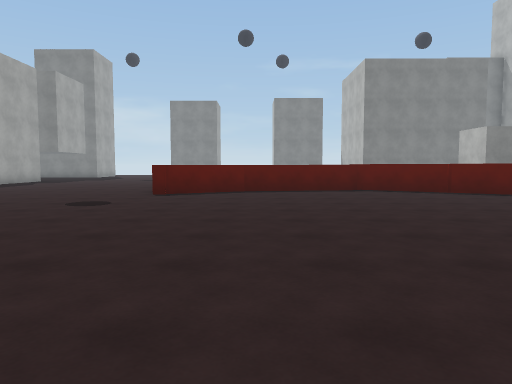
View 1 (above)

24 first-person views from a walk through a scene from a Unity 3-D project. The camera is 1.3 m above the floor, tilts 4° down and sees 70° across. The floor is counted in squares, 2 m on a side. Each view is taken from the middle of a square. On the plan, view 1 faces up. The plan holds only what a view shows up to about 11 squares ahead; the rest is blank. The place goes on beyond the plan. The player is left out. Surface patterns are stand-ins for the level's own textures.

View 2
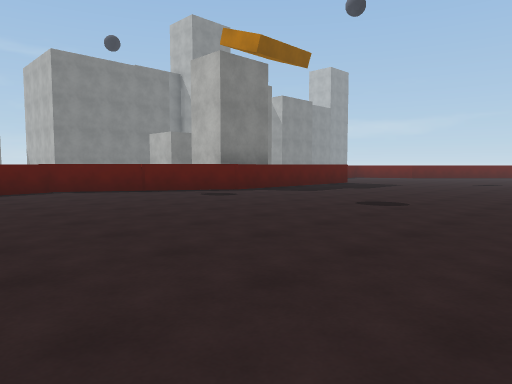

View 3
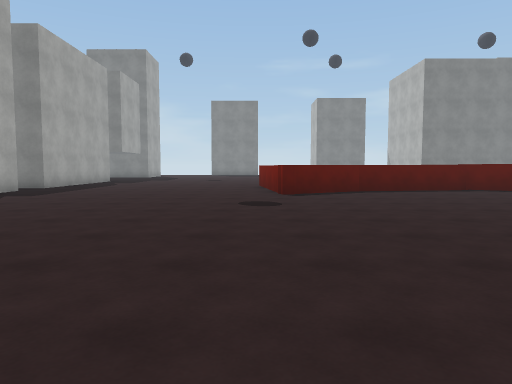

View 4
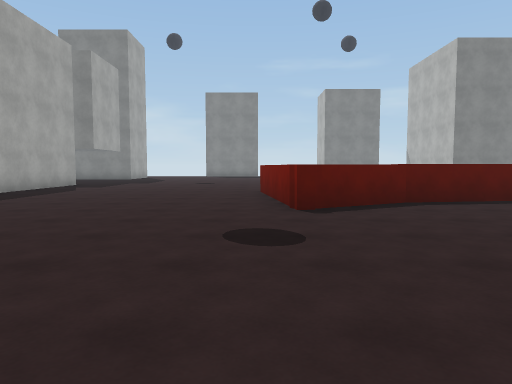

View 5
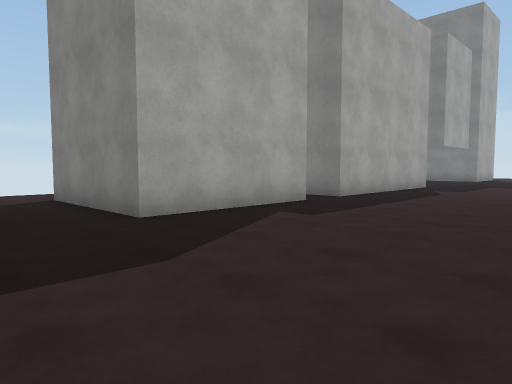

View 6
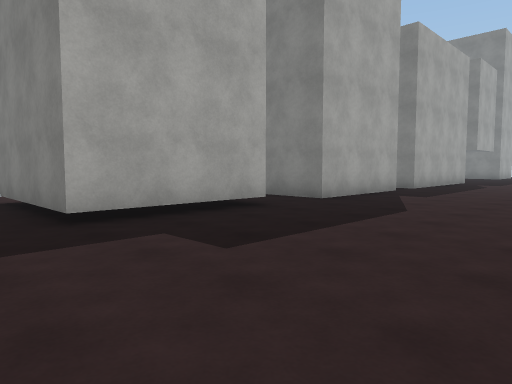

View 7
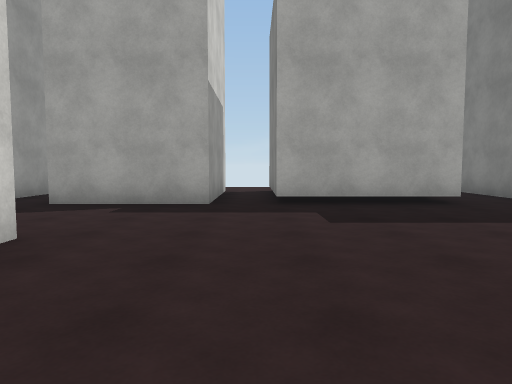

View 8
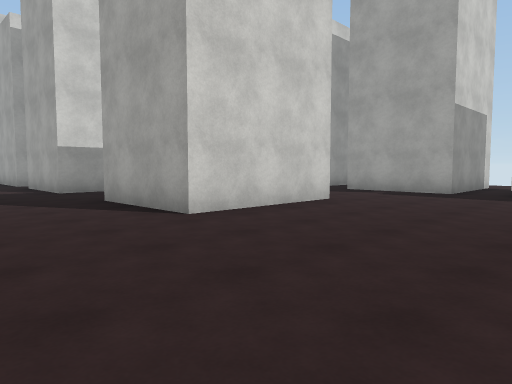

View 9
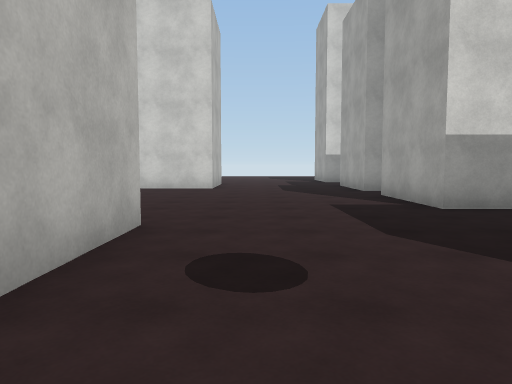

View 10
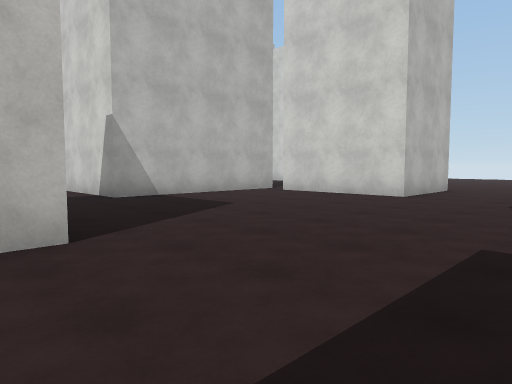

View 11
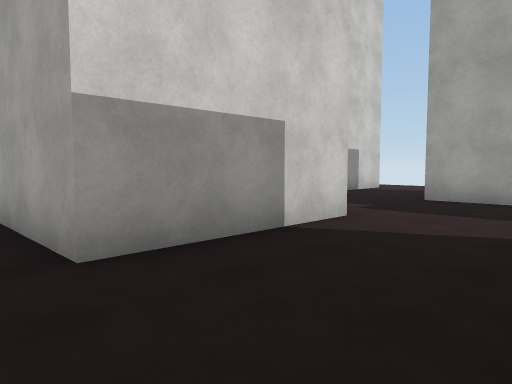

View 12
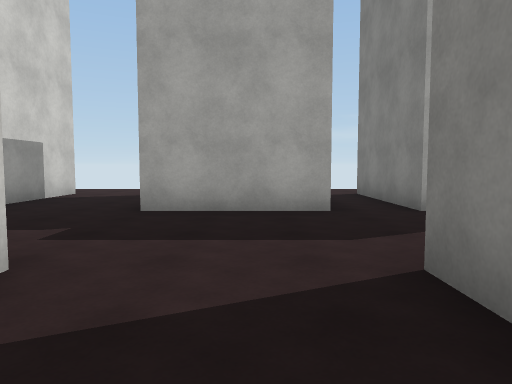

View 13
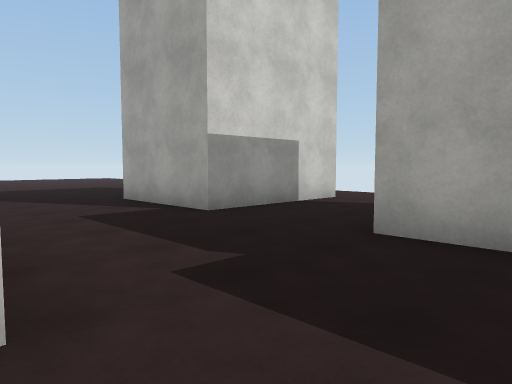

View 14
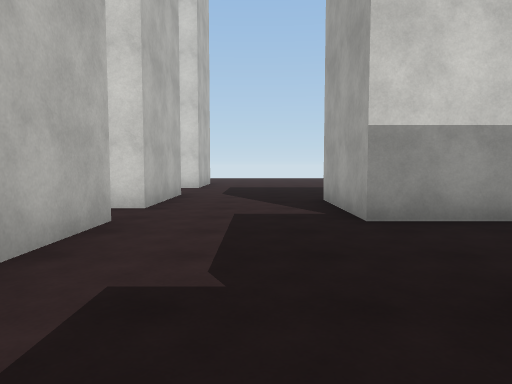

View 15
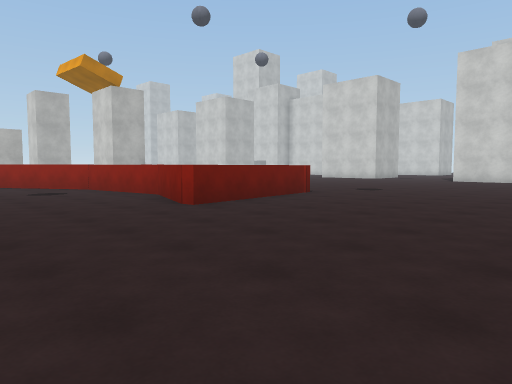

View 16
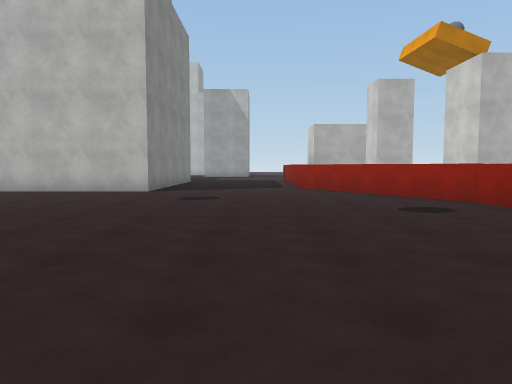

View 17
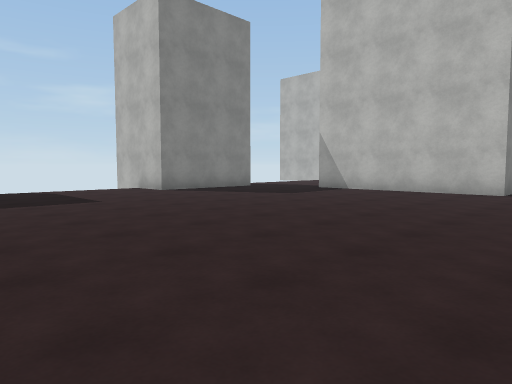

View 18
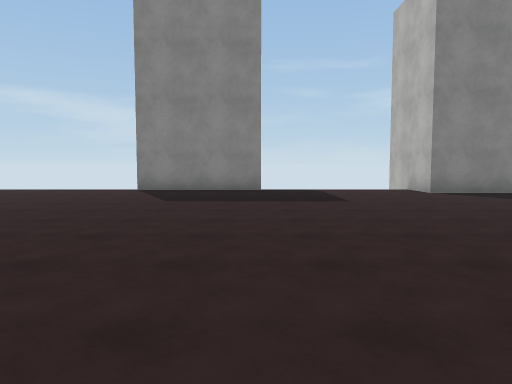

View 19
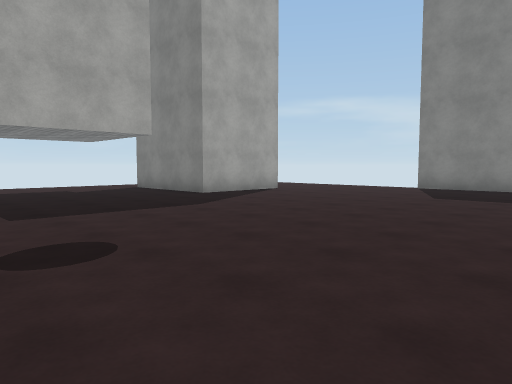

View 20
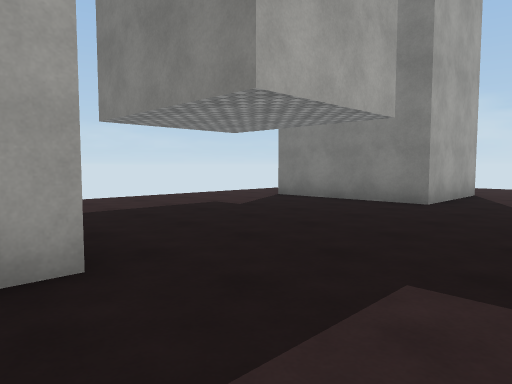

View 21
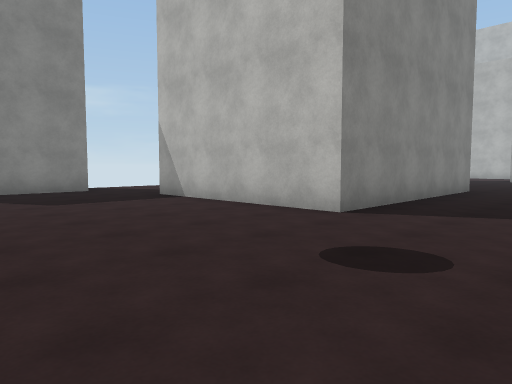

View 22
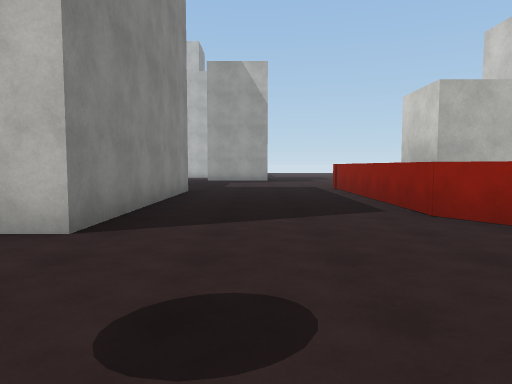

View 23
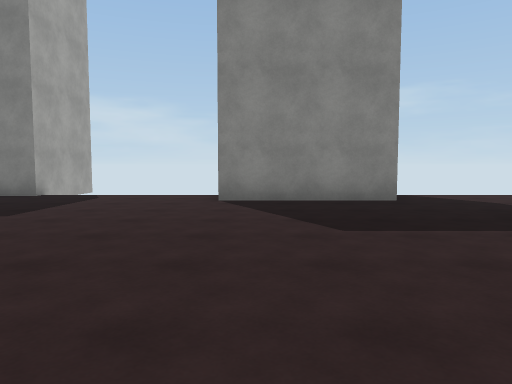

View 24
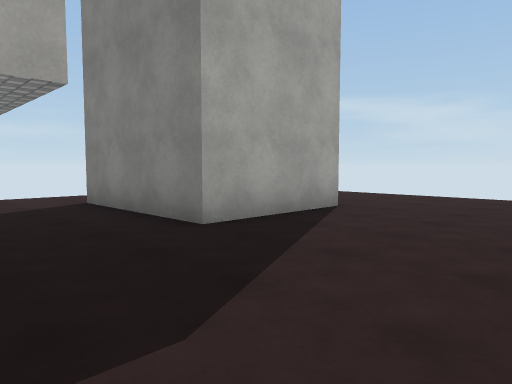

### Floor plan
Points are (right, up) in squares from view 1. A wall is a line through its corners. A room is listed if a view was taken in it or the views show most of it. See-through windows are left out.
Room 1 (views 1, 2, 3, 4, 5, 6, 7, 8, 9, 10, 11, 12, 13, 14, 15, 16, 17, 18, 19, 20, 21, 22, 23, 24)
walls: (-2.6, 12.4) (-1, 11.9); (0.9, 11.8) (2.5, 12.1) (6.7, 14.7) (9.5, 14.7); (-9.3, 9.8) (-9.3, 6.2) (-12.8, 6.2); (-9.3, 4.6) (-9.3, 1.4) (-12.8, 1.4); (-6.4, -1.2) (-2.9, -1.2) (-2.9, -4); (-9.3, 15.9) (-9.3, 10.9) (-10.2, 10.9); (7.5, 8.1) (6.7, 8.1) (6.7, 9.6); (8.1, 7.5) (6.8, 7.5) (2.8, 10) (-0.3, 9.6) (-2.4, 8.4) (-2.9, 12.4); (7.8, 12.9) (7.8, 14.1) (9.2, 14.1); (-5.4, -3.9) (-6.4, -3.9); (-12.8, 0.2) (-9.3, 0.2) (-9.3, -2.6) (-12.8, -2.6); (-9.3, -3.9) (-9.3, -6.8); (1.3, -5.1) (1.3, -2.8); (-11.8, -3.9) (-10.4, -3.9); (-6.4, -6.6) (-2.9, -6.6) (-2.9, -9.4); (9.5, 18.8) (5.5, 18.8) (5.5, 23.8); (-9.3, 24.2) (-9.3, 21.5) (-12.8, 21.5); (-6.3, -9.4) (-6.3, -7.4); (-3.4, -10.7) (-2.9, -10.7) (-2.9, -12.1); (4.8, 26) (1.3, 26) (1.3, 28); (-12.8, -9.3) (-9.3, -9.3) (-9.3, -12.1); (-2.9, 28.5) (-2.9, 27.1) (-6.4, 27.1); (-6.3, -12.5) (-6.3, -10.7) (-5.6, -10.7); (1.3, -12.5) (1.3, -11.8) (4.8, -11.8); (5.5, -12.1) (5.5, -7.3) (8.5, -7.3)
ways out: opening at (5, 24.3)

Where each view was taken, in squares from view 1:
view 1: 0 up, 0 right, facing up
view 2: 0 up, 0 right, facing up-right
view 3: 0 up, 3 left, facing up
view 4: 3 up, 3 left, facing up
view 5: 4 up, 5 left, facing up-left
view 6: 0 up, 5 left, facing up-left
view 7: 1 up, 3 left, facing left
view 8: 3 up, 0 right, facing down-left
view 9: 1 down, 0 right, facing down
view 10: 4 down, 2 left, facing down-right
view 11: 4 down, 2 left, facing down-left
view 12: 5 down, 4 left, facing left
view 13: 5 down, 6 left, facing down-left
view 14: 5 down, 8 left, facing down
view 15: 16 up, 8 left, facing down-right
view 16: 16 up, 4 left, facing right
view 17: 17 up, 4 left, facing up-right
view 18: 17 up, 3 left, facing up
view 19: 16 up, 2 left, facing up-left
view 20: 15 up, 7 left, facing up-left
view 21: 16 up, 1 right, facing up-right
view 22: 17 up, 2 right, facing right
view 23: 19 up, 2 right, facing up
view 24: 19 up, 6 left, facing up-left
